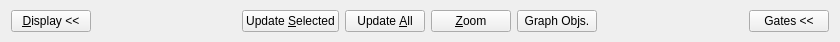
<?xml version="1.0" encoding="UTF-8"?>
<ui version="4.0">
 <class>ControlPanel</class>
 <widget class="QWidget" name="ControlPanel">
  <property name="geometry">
   <rect>
    <x>0</x>
    <y>0</y>
    <width>840</width>
    <height>42</height>
   </rect>
  </property>
  <property name="sizePolicy">
   <sizepolicy hsizetype="Preferred" vsizetype="Maximum">
    <horstretch>0</horstretch>
    <verstretch>0</verstretch>
   </sizepolicy>
  </property>
  <property name="maximumSize">
   <size>
    <width>16777215</width>
    <height>1000</height>
   </size>
  </property>
  <property name="windowTitle">
   <string>Form</string>
  </property>
  <layout class="QHBoxLayout" name="horizontalLayout_3">
   <property name="topMargin">
    <number>0</number>
   </property>
   <property name="bottomMargin">
    <number>0</number>
   </property>
   <item>
    <widget class="QPushButton" name="pDisplayButton">
     <property name="text">
      <string>&amp;Display &lt;&lt;</string>
     </property>
    </widget>
   </item>
   <item>
    <spacer name="horizontalSpacer">
     <property name="orientation">
      <enum>Qt::Horizontal</enum>
     </property>
     <property name="sizeHint" stdset="0">
      <size>
       <width>141</width>
       <height>20</height>
      </size>
     </property>
    </spacer>
   </item>
   <item>
    <widget class="QStackedWidget" name="pControls">
     <property name="currentIndex">
      <number>0</number>
     </property>
     <widget class="QWidget" name="page_3">
      <property name="layoutDirection">
       <enum>Qt::LeftToRight</enum>
      </property>
      <layout class="QHBoxLayout" name="horizontalLayout">
       <item>
        <widget class="QPushButton" name="pUpdateSelected">
         <property name="text">
          <string>Update &amp;Selected</string>
         </property>
        </widget>
       </item>
       <item>
        <widget class="QPushButton" name="pUpdateAll">
         <property name="sizePolicy">
          <sizepolicy hsizetype="Minimum" vsizetype="Fixed">
           <horstretch>0</horstretch>
           <verstretch>0</verstretch>
          </sizepolicy>
         </property>
         <property name="text">
          <string>Update &amp;All</string>
         </property>
        </widget>
       </item>
       <item>
        <widget class="QPushButton" name="pZoomButton">
         <property name="text">
          <string>&amp;Zoom</string>
         </property>
        </widget>
       </item>
       <item>
        <widget class="QPushButton" name="pGrobPage">
         <property name="text">
          <string>Graph Objs.</string>
         </property>
        </widget>
       </item>
      </layout>
     </widget>
     <widget class="QWidget" name="page_4">
      <layout class="QHBoxLayout" name="horizontalLayout_2">
       <item>
        <widget class="QCheckBox" name="checkBox">
         <property name="text">
          <string>Enable auto update</string>
         </property>
        </widget>
       </item>
       <item>
        <widget class="QSpinBox" name="spinBox"/>
       </item>
      </layout>
     </widget>
     <widget class="QWidget" name="page_5">
      <widget class="QPushButton" name="pMarker">
       <property name="geometry">
        <rect>
         <x>10</x>
         <y>10</y>
         <width>81</width>
         <height>22</height>
        </rect>
       </property>
       <property name="text">
        <string>Marker...</string>
       </property>
      </widget>
      <widget class="QPushButton" name="pSpecPage">
       <property name="geometry">
        <rect>
         <x>280</x>
         <y>10</y>
         <width>81</width>
         <height>22</height>
        </rect>
       </property>
       <property name="text">
        <string>Spec Ctl</string>
       </property>
      </widget>
     </widget>
    </widget>
   </item>
   <item>
    <spacer name="horizontalSpacer_2">
     <property name="orientation">
      <enum>Qt::Horizontal</enum>
     </property>
     <property name="sizeHint" stdset="0">
      <size>
       <width>141</width>
       <height>20</height>
      </size>
     </property>
    </spacer>
   </item>
   <item>
    <widget class="QPushButton" name="pStatisticsButton">
     <property name="text">
      <string>Gates &lt;&lt;</string>
     </property>
    </widget>
   </item>
  </layout>
 </widget>
 <resources/>
 <connections/>
</ui>
